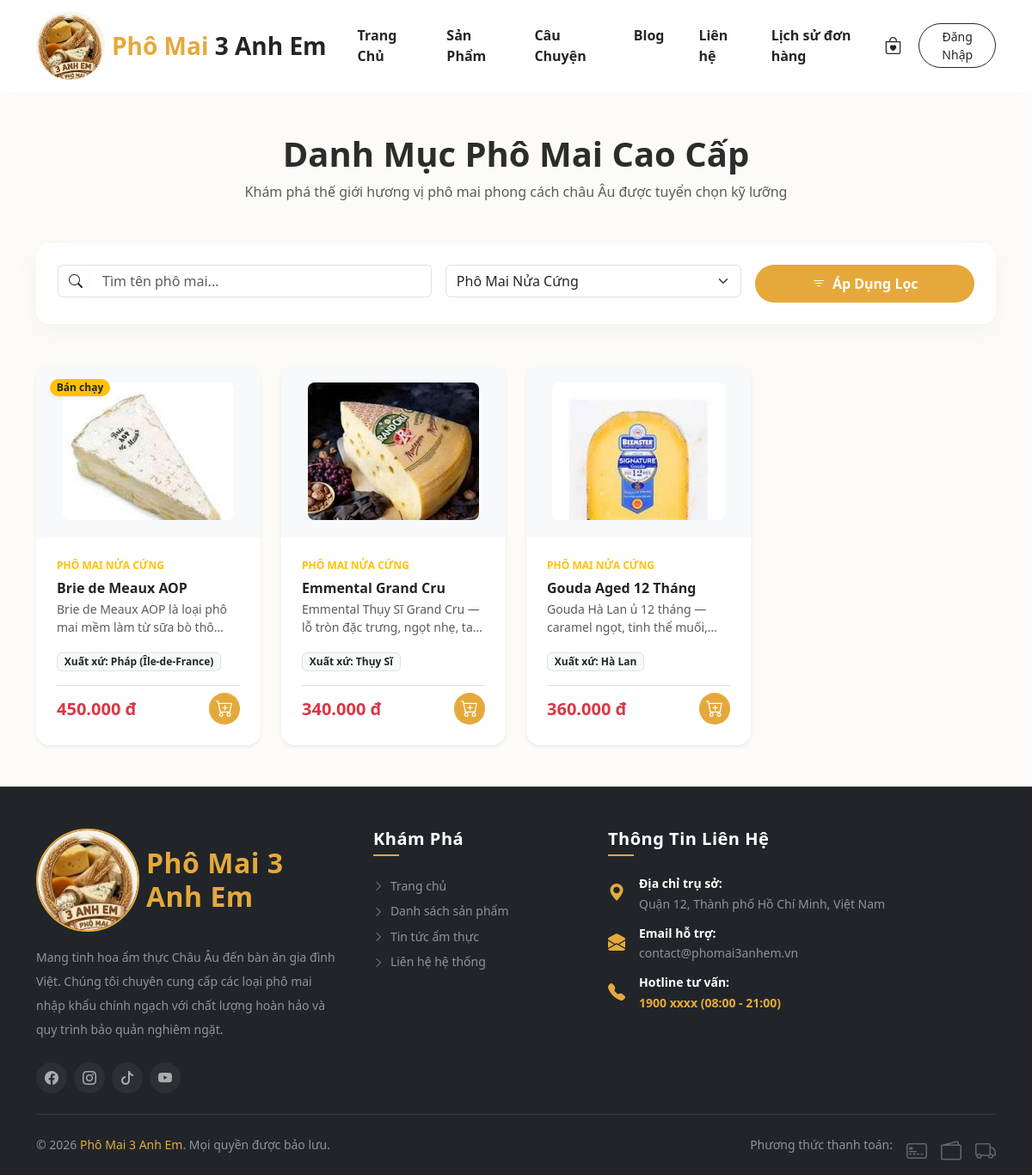
The app's page /phomai3anhem/product.php?category=4 with its own data.
### tables this page shows
CREATE TABLE `products` (
  `id` int(10) UNSIGNED NOT NULL,
  `category_id` int(10) UNSIGNED NOT NULL,
  `name` varchar(200) NOT NULL,
  `slug` varchar(220) NOT NULL,
  `description` text DEFAULT NULL,
  `short_desc` varchar(300) DEFAULT NULL,
  `price` decimal(12,0) NOT NULL,
  `sale_price` decimal(10,2) DEFAULT NULL,
  `original_price` decimal(12,0) DEFAULT NULL,
  `stock` int(10) UNSIGNED NOT NULL DEFAULT 0,
  `weight_gram` int(10) UNSIGNED DEFAULT NULL,
  `origin` varchar(100) DEFAULT NULL,
  `image` varchar(255) DEFAULT NULL,
  `is_featured` tinyint(1) NOT NULL DEFAULT 0,
  `is_on_sale` tinyint(1) DEFAULT 0,
  `is_active` tinyint(1) NOT NULL DEFAULT 1,
  `created_at` datetime NOT NULL DEFAULT current_timestamp(),
  `updated_at` datetime NOT NULL DEFAULT current_timestamp() ON UPDATE current_timestamp()
);

CREATE TABLE `categories` (
  `id` int(10) UNSIGNED NOT NULL,
  `name` varchar(100) NOT NULL,
  `slug` varchar(120) NOT NULL,
  `description` text DEFAULT NULL,
  `icon` varchar(50) DEFAULT NULL,
  `created_at` datetime NOT NULL DEFAULT current_timestamp()
);

### phomai3anhem/product.php (the view, shortened to what this page needs)
<?php
include_once 'config/db.php';
include_once 'includes/header.php';
$stmt_cate = $pdo->query("SELECT * FROM categories ORDER BY id ASC");
$categories = $stmt_cate->fetchAll();
$search = isset($_GET['search']) ? trim($_GET['search']) : '';
$cate_id = isset($_GET['category']) ? (int)$_GET['category'] : 0;
$sql = "SELECT p.*, c.name AS category_name FROM products p JOIN categories c ON p.category_id = c.id WHERE p.is_active = 1";
$params = [];
if ($cate_id > 0) { $sql .= " AND p.category_id = ?"; $params[] = $cate_id; }
$sql .= " ORDER BY p.id DESC";
$stmt_prod = $pdo->prepare($sql);
$stmt_prod->execute($params);
$products = $stmt_prod->fetchAll();
?>
<div class="container my-5">
    <div class="text-center mb-5" data-aos="fade-up">
        <h1 class="fw-bold">Danh Mục Phô Mai Cao Cấp</h1>
        <p class="text-muted">Khám phá thế giới hương vị phô mai phong cách châu Âu được tuyển chọn kỹ lưỡng</p>
    </div>
    <div class="glass-card p-4 mb-5" data-aos="fade-up">
        <form method="GET" action="product.php" class="row g-3">
            <div class="col-md-5">
                <div class="input-group">
                    <span class="input-group-text bg-transparent border-end-0"><i class="bi bi-search"></i></span>
                    <input type="text" name="search" class="form-control border-start-0" placeholder="Tìm tên phô mai..." value="<?php echo htmlspecialchars($search); ?>">
                </div>
            </div>
            <div class="col-md-4">
                <select name="category" class="form-select">
                    <?php foreach($categories as $cat): ?>
                        <option value="<?php echo $cat['id']; ?>" <?php echo ($cate_id == $cat['id']) ? 'selected' : ''; ?>>
                            <?php echo htmlspecialchars($cat['name']); ?>
                        </option>
                    <?php endforeach; ?>
                </select>
            </div>
            <div class="col-md-3 d-grid">
                <button type="submit" class="btn btn-gold"><i class="bi bi-filter me-2"></i>Áp Dụng Lọc</button>
            </div>
        </form>
    </div>
    <div class="row g-4">
        <?php if (count($products) > 0): ?>
            <?php foreach($products as $prod): ?>
                <div class="col-sm-6 col-md-4 col-lg-3" data-aos="fade-up">
                    <div class="card h-100 border-0 shadow-sm rounded-4 overflow-hidden bg-white custom-product-card position-relative">
                        <?php if (isset($prod['is_on_sale']) && $prod['is_on_sale'] == 1): ?>
                            <span class="position-absolute top-0 start-0 m-3 badge bg-danger px-2.5 py-1.5 small rounded-pill shadow-sm animate-pulse" style="z-index: 2;">
                                <i class="bi bi-tag-fill me-1"></i>KHUYẾN MÃI
                            </span>
                        <?php elseif ($prod['is_featured'] == 1): ?>
                            <span class="position-absolute top-0 start-0 m-3 badge bg-warning text-dark px-2.5 py-1.5 small rounded-pill shadow-sm" style="z-index: 2;">
                                Bán chạy
                            </span>
                        <?php endif; ?>
                        <div class="bg-light text-center p-3 d-flex align-items-center justify-content-center" style="height: 200px;">
                            <a href="chitietsanpham.php?id=<?php echo $prod['id']; ?>" class="w-100 h-100 d-flex align-items-center justify-content-center img-container">
                                <?php $img = (!empty($prod['image']) && file_exists('assets/img/'.$prod['image'])) ? 'assets/img/'.$prod['image'] : 'https://images.unsplash.com/photo-1528750994863-30f4a7c05267?q=80&w=400'; ?>
                                <img src="<?php echo $img; ?>" class="img-fluid rounded-3" style="max-height: 160px; object-fit: contain;" alt="<?php echo htmlspecialchars($prod['name']); ?>">
                            </a>
                        </div>
                        <div class="card-body d-flex flex-column p-4">
                            <span class="text-uppercase text-warning fw-bold mb-1" style="font-size: 0.75rem;">
                                <?php echo htmlspecialchars($prod['category_name']); ?>
                            </span>
                            <h6 class="fw-bold my-1 product-title">
                                <a href="chitietsanpham.php?id=<?php echo $prod['id']; ?>" class="text-decoration-none transition-color">
                                    <?php echo htmlspecialchars($prod['name']); ?>
                                </a>
                            </h6>
                            <p class="text-muted small mb-3 flex-grow-1 card-desc">
                                <?php echo htmlspecialchars($prod['short_desc']); ?>
                            </p>
                            <div class="mb-3">
                                <span class="badge bg-light text-dark border">Xuất xứ: <?php echo htmlspecialchars($prod['origin'] ?? 'Đang cập nhật'); ?></span>
                            </div>
                            <div class="d-flex align-items-center justify-content-between pt-2 border-top">
                                <div>
                                    <?php if (isset($prod['is_on_sale']) && $prod['is_on_sale'] == 1 && !empty($prod['sale_price'])): ?>
                                        <span class="fw-bold text-danger d-block fs-5"><?php echo number_format($prod['sale_price'], 0, ',', '.'); ?> đ</span>
                                        <small class="text-muted text-decoration-line-through d-block" style="font-size: 0.8rem;"><?php echo number_format($prod['price'], 0, ',', '.'); ?> đ</small>
                                    <?php else: ?>
                                        <span class="fw-bold text-danger d-block fs-5"><?php echo number_format($prod['price'], 0, ',', '.'); ?> đ</span>
                                    <?php endif; ?>
                                </div>
                                <form class="ajax-cart-form">
                                    <button type="submit" class="btn btn-sm btn-gold p-2 lh-1 rounded-circle" title="Thêm vào giỏ hàng">
                                        <i class="bi bi-cart-plus fs-5"></i>
                                    </button>
                                </form>
                            </div>
                        </div>
                    </div>
                </div>
            <?php endforeach; ?>
        <?php endif; ?>
    </div>
</div>
<?php include_once 'includes/footer.php'; ?>

### phomai3anhem/includes/header.php (style rules this page uses)
:root { --primary-gold: #E5A93B; --bg-cream: #FDFBF7; --text-charcoal: #2C2C2C; --glass-bg: rgba(255, 255, 255, 0.8); --glass-border: rgba(255, 255, 255, 0.4); --glass-blur: blur(12px); }
body { background-color: var(--bg-cream); color: var(--text-charcoal); font-family: 'Segoe UI', Tahoma, Geneva, Verdana, sans-serif; overflow-x: hidden; }
.glass-card { background: var(--glass-bg); backdrop-filter: var(--glass-blur); -webkit-backdrop-filter: var(--glass-blur); border: 1px solid var(--glass-border); border-radius: 16px; box-shadow: 0 8px 32px 0 rgba(0, 0, 0, 0.04); }
.btn-gold { background-color: var(--primary-gold); color: #ffffff; border-radius: 30px; padding: 10px 24px; font-weight: 600; border: none; transition: all 0.3s ease; }

### phomai3anhem/product.php (style rules this page uses)
.custom-product-card { transition: transform 0.4s cubic-bezier(0.165, 0.84, 0.44, 1), box-shadow 0.4s ease; }
.product-title a { color: #212529; transition: color 0.3s ease; }
.img-container img { transition: transform 0.4s ease; }
.card-desc { display: -webkit-box; -webkit-line-clamp: 2; -webkit-box-orient: vertical; overflow: hidden; }

### records on screen
products: is_on_sale "Bán chạy", image (picture), category.name "PHÔ MAI NỬA CỨNG", name "Brie de Meaux AOP", short_desc "Brie de Meaux AOP là loại phô mai mềm làm từ sữa bò…", origin "Pháp (Île-de-France)", price "450.000"
products: image (picture), category.name "PHÔ MAI NỬA CỨNG", name "Emmental Grand Cru", short_desc "Emmental Thụy Sĩ Grand Cru — lỗ tròn đặc trưng, ngọt nhẹ,…", origin "Thụy Sĩ", price "340.000"
products: image (picture), category.name "PHÔ MAI NỬA CỨNG", name "Gouda Aged 12 Tháng", short_desc "Gouda Hà Lan ủ 12 tháng — caramel ngọt, tinh thể…", origin "Hà Lan", price "360.000"

### other values on screen
form field category "Phô Mai Nửa Cứng"
